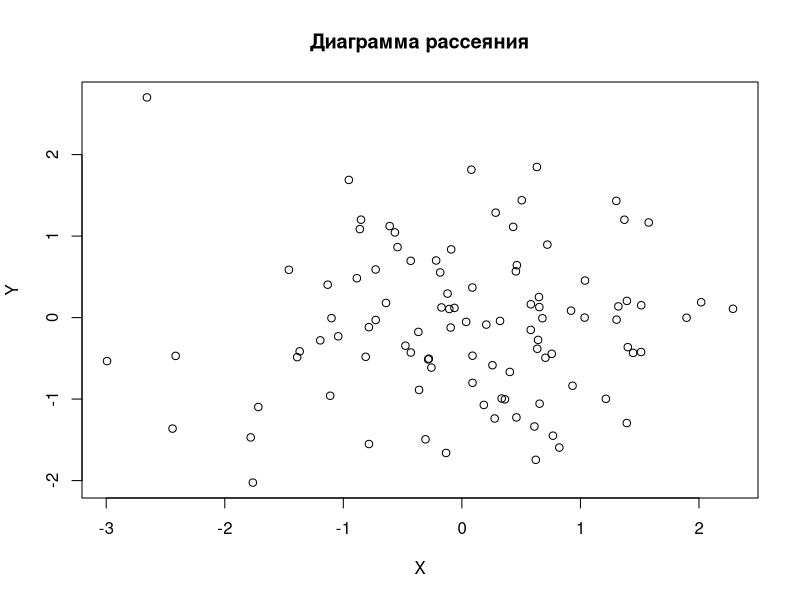
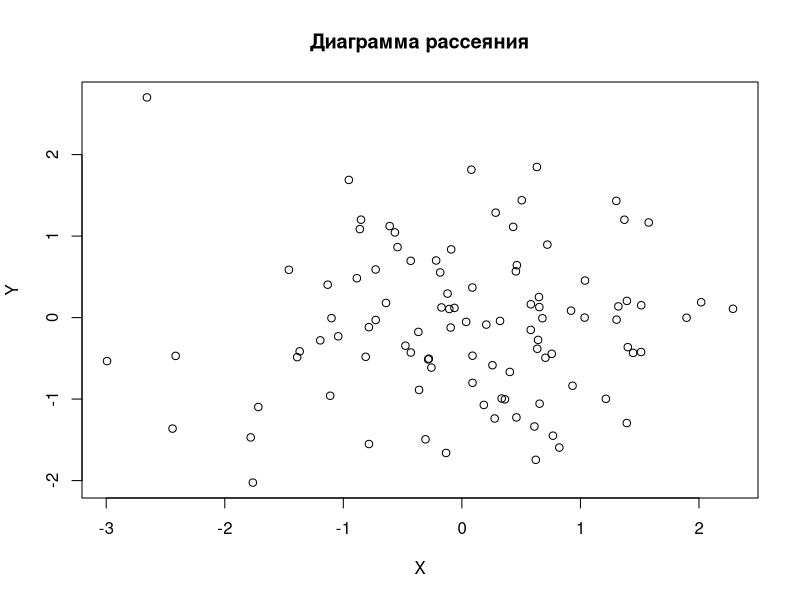

R code for these plots, in order:
# Скрипт на R для построения диаграммы рассеяния и сохранения в файл со случайным именем

# Генерация случайных данных
set.seed(42) # Для воспроизводимости
x <- rnorm(100)
y <- rnorm(100)

# Создание графика
plot(x, y, main="Диаграмма рассеяния", xlab="X", ylab="Y")

# Генерация случайного имени файла
random_name <- paste0("scatter_plot_", sample(1000:9999, 1), ".png")

# Сохранение графика в файл
png(filename = random_name, width = 800, height = 600)
plot(x, y, main="Диаграмма рассеяния", xlab="X", ylab="Y")
dev.off()

cat("График сохранен в файл:", random_name, "\n")
